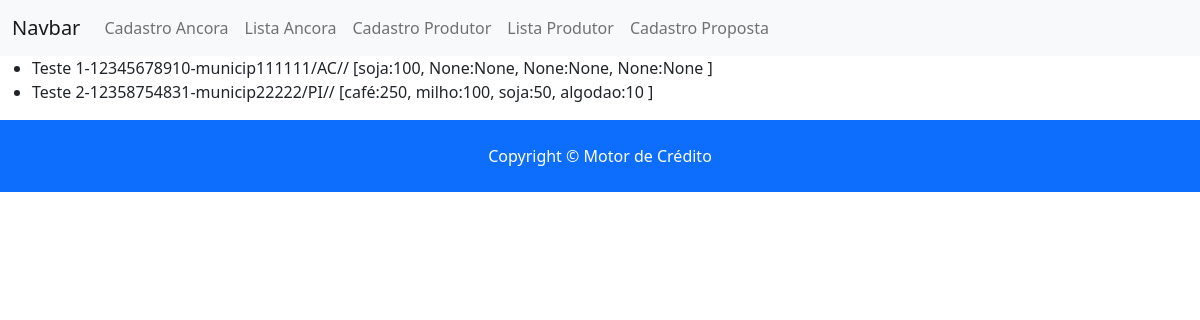
/cadastro_produtor/lista_produtor/, run on the app's committed database.
### cadastro_produtor/models.py (models this page shows, shortened)
class Produtor(models.Model):
    name = models.CharField(max_length=30)
    valor_cpf_cnpj = models.CharField(max_length=18)
    municipio = models.CharField(max_length=50)
    estado = models.CharField(max_length=2, choices=ESTADO_CHOICES, default=None)
    cultura1 = models.CharField(max_length=30, choices=CULTURA_CHOICES, null=True, blank=True)
    area1 = models.IntegerField(validators=VALIDATOR_FOR_AREA, null=True, blank=True)
    cultura2 = models.CharField(max_length=30, choices=CULTURA_CHOICES, null=True, blank=True)
    area2 = models.IntegerField(validators=VALIDATOR_FOR_AREA, null=True, blank=True)
    cultura3 = models.CharField(max_length=30, choices=CULTURA_CHOICES, null=True, blank=True)
    area3 = models.IntegerField(validators=VALIDATOR_FOR_AREA, null=True, blank=True)
    cultura4 = models.CharField(max_length=30, choices=CULTURA_CHOICES, null=True, blank=True)
    area4 = models.IntegerField(validators=VALIDATOR_FOR_AREA, null=True, blank=True)

### cadastro_produtor/views.py (the view)
# urls.py: path('lista_produtor/', views.ProdutorListView.as_view(), name='lista_produtor'),
class ProdutorListView(ListView):
    model = models.Produtor
    template_name = 'cadastro_produtor/pages/produtor_list.html'
    queryset = models.Produtor.objects.order_by('name')
    context_object_name = "produtor_list_object"

### cadastro_produtor/templates/cadastro_produtor/pages/produtor_list.html
{% extends 'base.html' %}
{% block content %}
<ul>
    {% for produtor in produtor_list_object %}
        <li> {{produtor.name}}-{{produtor.valor_cpf_cnpj}}-{{produtor.municipio}}/{{produtor.estado}}//
            [{{produtor.cultura1}}:{{produtor.area1}},
            {{produtor.cultura2}}:{{produtor.area2}},
            {{produtor.cultura3}}:{{produtor.area3}},
            {{produtor.cultura4}}:{{produtor.area4}}
            ]
        </li>
    {% endfor %}
</ul>
{% endblock %}

### data on the page
Produtor: name "Teste 1", valor_cpf_cnpj "12345678910", municipio "municip111111", estado "AC", cultura1 "soja", area1 "100", cultura2 "None", area2 "None", cultura3 "None", area3 "None", cultura4 "None", area4 "None"
Produtor: name "Teste 2", valor_cpf_cnpj "12358754831", municipio "municip22222", estado "PI", cultura1 "café", area1 "250", cultura2 "milho", area2 "100", cultura3 "soja", area3 "50", cultura4 "algodao", area4 "10"
